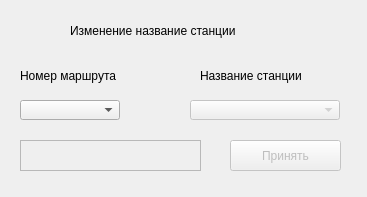
<?xml version="1.0" encoding="UTF-8"?>
<ui version="4.0">
 <class>DialogAboutChangingNameOfTheStations</class>
 <widget class="QDialog" name="DialogAboutChangingNameOfTheStations">
  <property name="geometry">
   <rect>
    <x>0</x>
    <y>0</y>
    <width>367</width>
    <height>197</height>
   </rect>
  </property>
  <property name="windowTitle">
   <string>Dialog</string>
  </property>
  <widget class="QTextEdit" name="textEdit">
   <property name="enabled">
    <bool>false</bool>
   </property>
   <property name="geometry">
    <rect>
     <x>20</x>
     <y>140</y>
     <width>181</width>
     <height>31</height>
    </rect>
   </property>
  </widget>
  <widget class="QComboBox" name="comboBox">
   <property name="geometry">
    <rect>
     <x>20</x>
     <y>100</y>
     <width>100</width>
     <height>20</height>
    </rect>
   </property>
  </widget>
  <widget class="QLabel" name="label_3">
   <property name="geometry">
    <rect>
     <x>70</x>
     <y>10</y>
     <width>221</width>
     <height>41</height>
    </rect>
   </property>
   <property name="styleSheet">
    <string notr="true">font: 11pt &quot;MS Shell Dlg 2&quot;;</string>
   </property>
   <property name="text">
    <string>Изменение название станции</string>
   </property>
  </widget>
  <widget class="QComboBox" name="comboBox_2">
   <property name="enabled">
    <bool>false</bool>
   </property>
   <property name="geometry">
    <rect>
     <x>190</x>
     <y>100</y>
     <width>150</width>
     <height>20</height>
    </rect>
   </property>
  </widget>
  <widget class="QPushButton" name="pushButton">
   <property name="enabled">
    <bool>false</bool>
   </property>
   <property name="geometry">
    <rect>
     <x>230</x>
     <y>140</y>
     <width>111</width>
     <height>31</height>
    </rect>
   </property>
   <property name="text">
    <string>Принять</string>
   </property>
  </widget>
  <widget class="QLabel" name="label">
   <property name="geometry">
    <rect>
     <x>20</x>
     <y>60</y>
     <width>101</width>
     <height>31</height>
    </rect>
   </property>
   <property name="styleSheet">
    <string notr="true">font: 10pt &quot;MS Shell Dlg 2&quot;;</string>
   </property>
   <property name="text">
    <string>Номер маршрута</string>
   </property>
  </widget>
  <widget class="QLabel" name="label_2">
   <property name="geometry">
    <rect>
     <x>200</x>
     <y>60</y>
     <width>101</width>
     <height>31</height>
    </rect>
   </property>
   <property name="styleSheet">
    <string notr="true">font: 10pt &quot;MS Shell Dlg 2&quot;;</string>
   </property>
   <property name="text">
    <string>Название станции</string>
   </property>
  </widget>
 </widget>
 <resources/>
 <connections/>
</ui>
